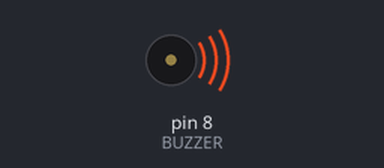
A sketch run on a simulated Arduino Uno, built with avr-gcc and run on an emulated ATmega328P. Parts: buzzer (waves = sounding, pin HIGH).

Above: at 0.2 s.
Timing chart, 0 to 3.0 s (numbered marks = the images above):
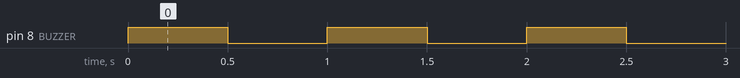

The sketch:

index.ino
```cpp
#define BUZZER 8  // pino S do buzzer

void setup() {
  pinMode(BUZZER, OUTPUT);
  digitalWrite(BUZZER, LOW); // estado inicial
}

void loop() {
  digitalWrite(BUZZER, HIGH); // liga
  delay(500);
  digitalWrite(BUZZER, LOW);  // desliga
  delay(500);
}
```

Measured:
- by itself, pin 8 (BUZZER): alternates HIGH for 0.50 s and LOW for 0.50 s
